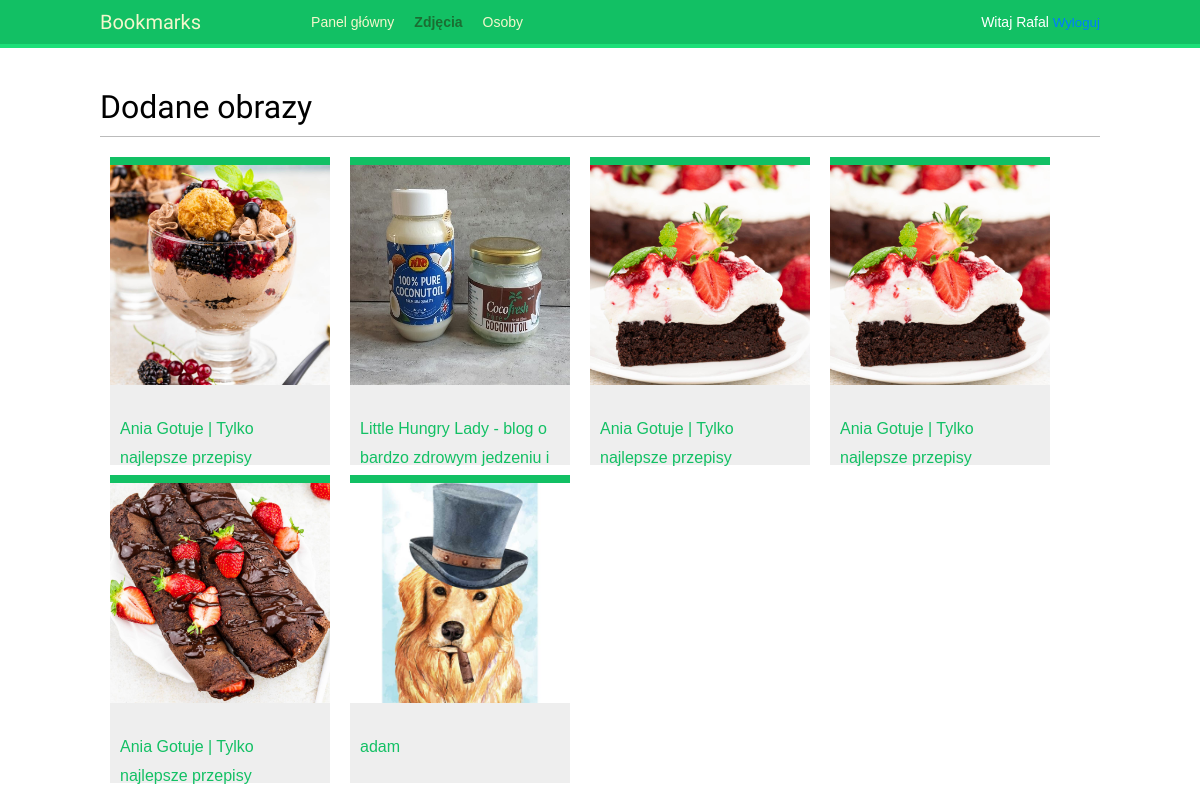
The app's page /images/ (signed in) with its own data.
### images/models.py (models this page shows, shortened)
class Image(models.Model):
    user = models.ForeignKey(settings.AUTH_USER_MODEL, related_name='images_created', on_delete=models.CASCADE)
    title = models.CharField(max_length=200)
    slug = models.SlugField(max_length=200, blank=True)
    url = models.URLField(max_length=2000)
    image = models.ImageField(upload_to='images/%Y/%m/%d/')
    description = models.TextField(blank=True)
    created = models.DateTimeField(auto_now_add=True)
    users_like = models.ManyToManyField(settings.AUTH_USER_MODEL,
                                        related_name='images_liked',
                                        blank=True)
    class Meta:
        indexes = [
            models.Index(fields=['created'])
        ]
        ordering = ['-created']
    def get_absolute_url(self):
        return reverse("images:detail", args=[self.id, self.slug])

### images/views.py (the view)
# urls.py: path('', views.image_list, name='list'),
@login_required
def image_list(request):
    images = Image.objects.all()
    paginator = Paginator(images, 8)
    page = request.GET.get('page')
    images_only = request.GET.get('images_only')
    try:
        images =  paginator.page(page)
    except PageNotAnInteger:
        images = paginator.page(1)
    except EmptyPage:
        if images_only:
            return HttpResponse('')
        images = paginator.page(paginator.num_pages)
    if images_only:
        return render(request,
                      'images/image/list_images.html',
                      {'section': 'images',
                      'images': images})
    else:
        return render(request,
                      'images/image/list.html',
                      {'section': 'images',
                       'images': images})

### images/templates/images/image/list.html (shortened to what this page needs)
{% extends "base.html" %}
{% block content %}
    <h1>Dodane obrazy</h1>
    <div id='image-list'>
        {% include "images/image/list_images.html" %}
    </div>
{% endblock content %}

### account/templates/base.html (shortened to what this page needs)
{% load static %}
<!DOCTYPE html>
<html>
<head>
    <link href="{% static 'css/base.css' %}" rel="stylesheet">
</head>
<body>
    <div id="header">
        <span class="logo">Bookmarks</span>
        {% if request.user.is_authenticated %}
            <ul class="menu">
                <li {% if section == "dashboard" %}class="selected"{% endif %}>
                    <a href="{% url 'dashboard' %}">Panel główny</a>
                </li>
                <li {% if section == "images" %}class="selected"{% endif %}>
                    <a href="{% url "images:list" %}">Zdjęcia</a>
                </li>
                <li {% if section == "people" %}class="selected"{% endif %}>
                    <a href="{% url "user_list" %}">Osoby</a>
                </li>
            </ul>
        {% endif %}
        <span class="user">
            {% if request.user.is_authenticated %}
                Witaj {{ request.user.first_name|default:request.user.username }}
                <form id="logout-form" action="{% url 'logout' %}" method="POST" style="display:inline;">
                    <button type="submit" style="background:none;border:none;padding:0;color:#007bff;cursor:pointer;">
                        Wyloguj
                    </button>
                </form>
            {% else %}
                <a href="{% url 'login' %}">Zaloguj</a>
            {% endif %}
        </span>
    </div>
    <div id="content">
        {% block content %}
        {% endblock %}
    </div>
</body>
</html>

### images/templates/images/image/list_images.html
{% load thumbnail %}
{% for image in images %}
    <div class='image'>
        <a href='{{ image.get_absolute_url }}'>
            {% thumbnail image.image "300x300" crop='100%' as im %}
            <img src="{{ im.url }}">
            <div class='info'>
                <p class='title'>{{ image.title}}</p>
            </div>
        </a>
    </div>
{% endfor %}

### account/static/css/base.css (style rules this page uses)
body { margin:0; padding:0; font-family:helvetica, sans-serif; }
p { line-height: 1.8; }
a { color:#12c064; text-decoration:none; }
h1, h2, h3, h4, h5 , h6 { font-family: 'Muli', sans-serif; font-weight:normal; }
h1 { border-bottom:1px solid #bbb; padding:0 0 10px 0; margin:10px 0 20px 0; }
#header { padding:10px 100px; font-size:14px; background:#12c064; color:#fff; border-bottom:4px solid #1cdf78; overflow:auto; }
#header .logo { font-family: 'Muli', sans-serif; float:left; color:#f3f7cc; font-size:20px; margin-right:10%; }
#header ul.menu { list-style:none; float:left; margin:0; padding:0; }
#header ul.menu li { float:left; padding:4px 10px; }
#header ul.menu li.selected a, #header ul.menu li.selected a:hover { color:#1b6d32; font-weight:bold; }
#header a { color:#f3f7cc; }
#header .user { float:right; padding-top:4px; }
#content { padding:30px 100px; }
form { overflow:auto; }
#image-list { overflow:hidden; }
#image-list .image { float:left; width:220px; height:300px; margin:0 10px 10px 10px; border-top:8px solid #12c064; background:#eee; }
#image-list img { width:220px; height:220px; }
#image-list .info { padding:10px; }

### records on screen
Image: shows a picture, title "Ania Gotuje | Tylko najlepsze przepisy"
Image: shows a picture, title "Little Hungry Lady - blog o bardzo zdrowym jedzeniu i…"
Image: title "Ania Gotuje | Tylko najlepsze przepisy"
Image: title "Ania Gotuje | Tylko najlepsze przepisy"
Image: shows a picture, title "Ania Gotuje | Tylko najlepsze przepisy"
Image: shows a picture, title "adam"

### other values on screen
{{ request.user.first_name|default:request.user.username }} "Rafal"
